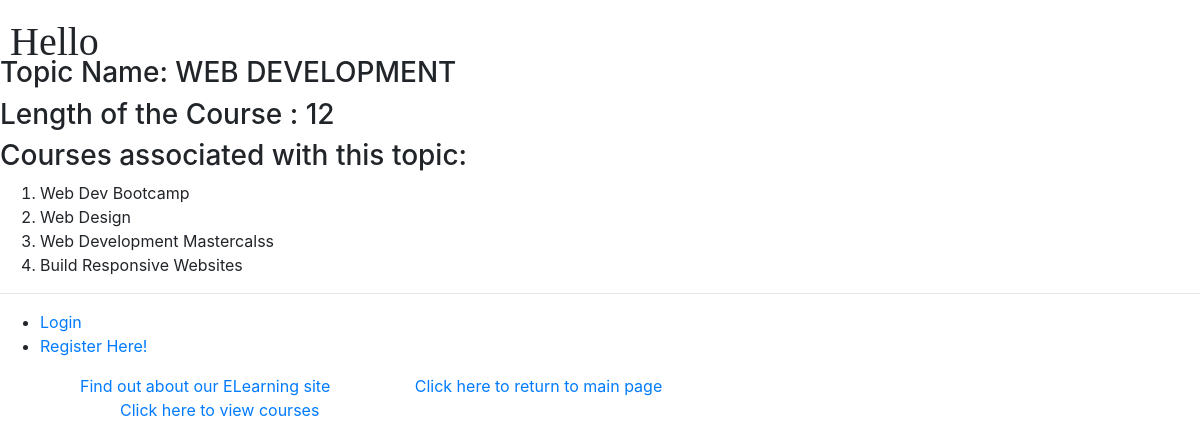
/1/, run on the app's committed database.
### myapp/models.py (models this page shows, shortened)
class Topic(models.Model):
    name = models.CharField(max_length=200)
    length = models.IntegerField(default=12)

class Course(models.Model):
    title = models.CharField(max_length=200)
    topic = models.ForeignKey(Topic, related_name='courses', on_delete=models.CASCADE)
    price = models.DecimalField(validators=[MaxValueValidator(500),MinValueValidator(50)], max_digits=10, decimal_places=2)
    for_everyone = models.BooleanField(default=True)
    description = models.TextField(blank=True)
    num_reviews = models.PositiveIntegerField(default=0)

### myapp/views.py (the view)
class detail(View):
    def get(self, request, topic_id):
        top_list = Topic.objects.get(id=topic_id)
        course_list = Course.objects.filter(topic_id=top_list.id)
        return render(request, 'myapp/detail.html', {'top_list': top_list, 'course_list': course_list})

### myapp/templates/myapp/detail.html (shortened to what this page needs)
{% extends 'myapp/base.html' %}
{% block body_block %}
    <h3>Topic Name: {{ top_list.name.upper}}</h3>
    <h3>Length of the Course : {{ top_list.length }}</h3>
{% if course_list %}
 <h3>Courses associated with this topic:</h3>
 <ol>
 {% for course in course_list %}
 <li> {{ course.title}} </li>
 {% endfor %}
 </ol>
 {% else %}
 <strong>There are no available courses for this topic!</strong>
 {% endif %}
{% endblock %}

### data on the page
Topic: name "WEB DEVELOPMENT", length "12"
Course: title "Web Dev Bootcamp"
Course: title "Web Design"
Course: title "Web Development Mastercalss"
Course: title "Build Responsive Websites"
